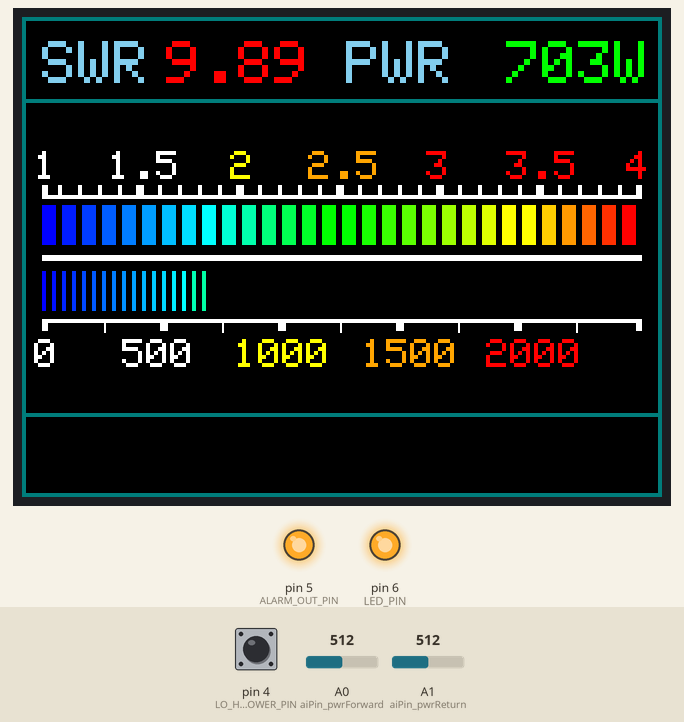
Simulated run of this sketch. Board: Arduino Uno, built with avr-gcc and run on an emulated ATmega328P. Shown: 320×240 colour display, output pins drawn as LEDs (lit = HIGH). The inputs (shaded band) are chosen by the test bench; at power-on: A0 (aiPin_pwrForward) = 512, pin 4 (LO_HIGH_POWER_PIN) HIGH, A1 (aiPin_pwrReturn) = 512.

Above: at 2.0 s.
2.1 s: A0 (aiPin_pwrForward) set to 539
At 2.9 s:
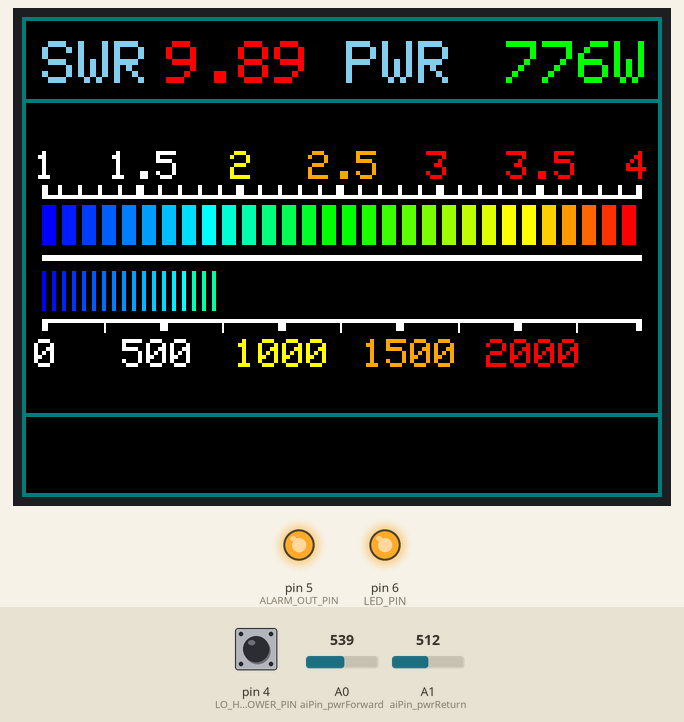
3.6 s: pin 4 (LO_HIGH_POWER_PIN) pulled LOW for 0.15 s
At 3.68 s:
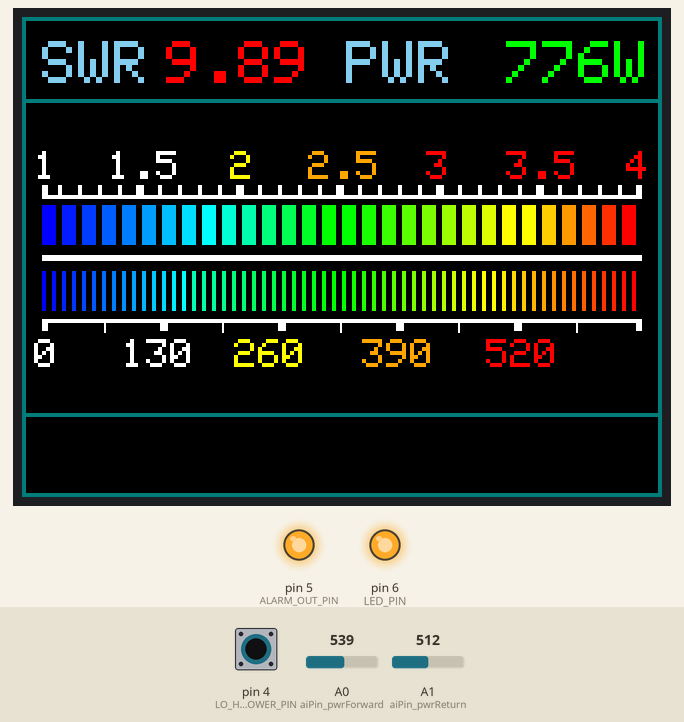
5.2 s: A1 (aiPin_pwrReturn) set to 306
At 6.4 s:
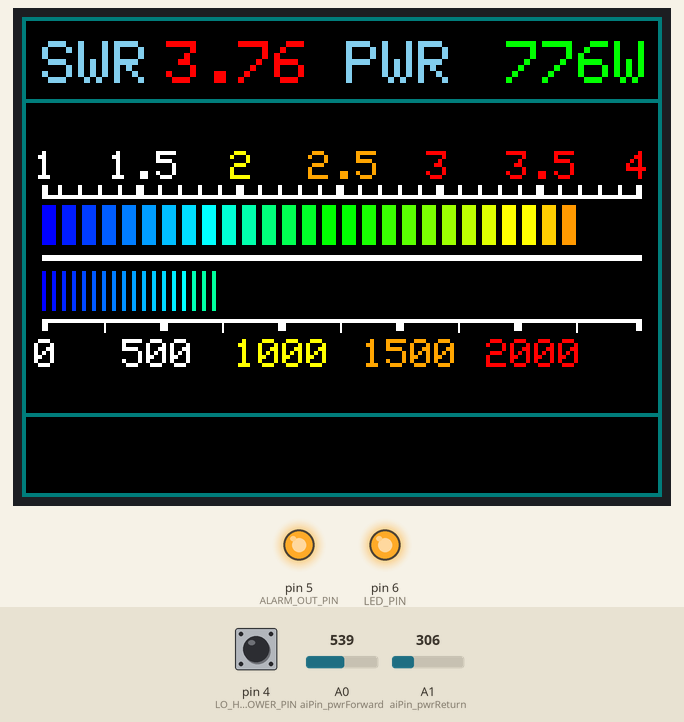
6.7 s: pin 4 (LO_HIGH_POWER_PIN) pulled LOW for 1 s
At 7.5 s:
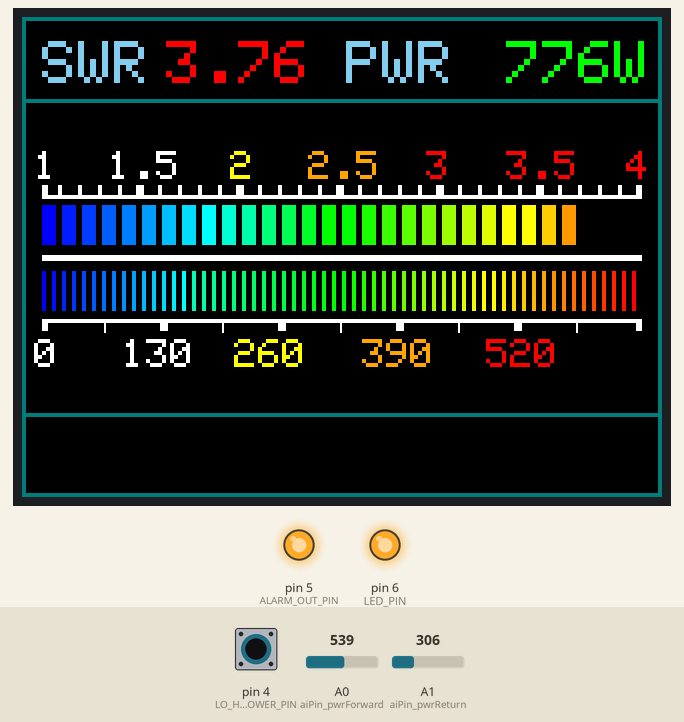
9.2 s: A0 (aiPin_pwrForward) set to 306
At 9.9 s:
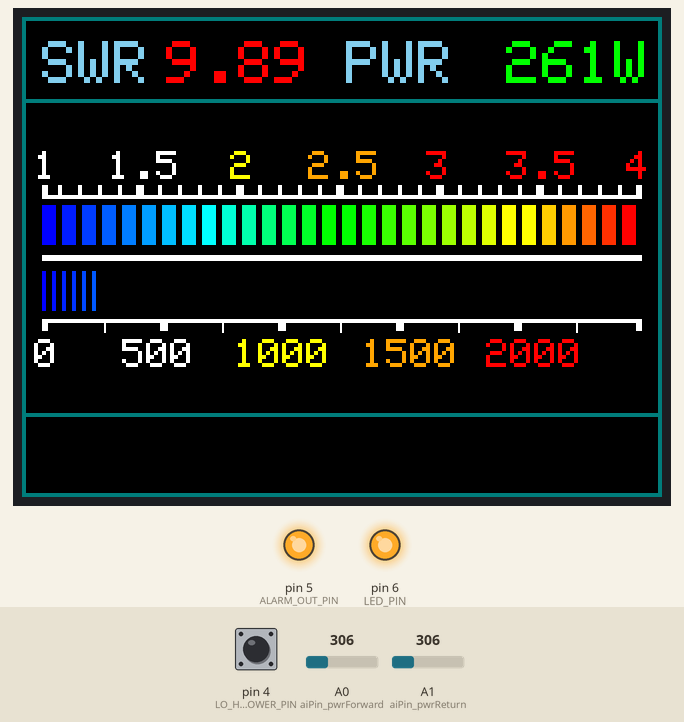
10.7 s: A0 (aiPin_pwrForward) set to 0
At 21.8 s:
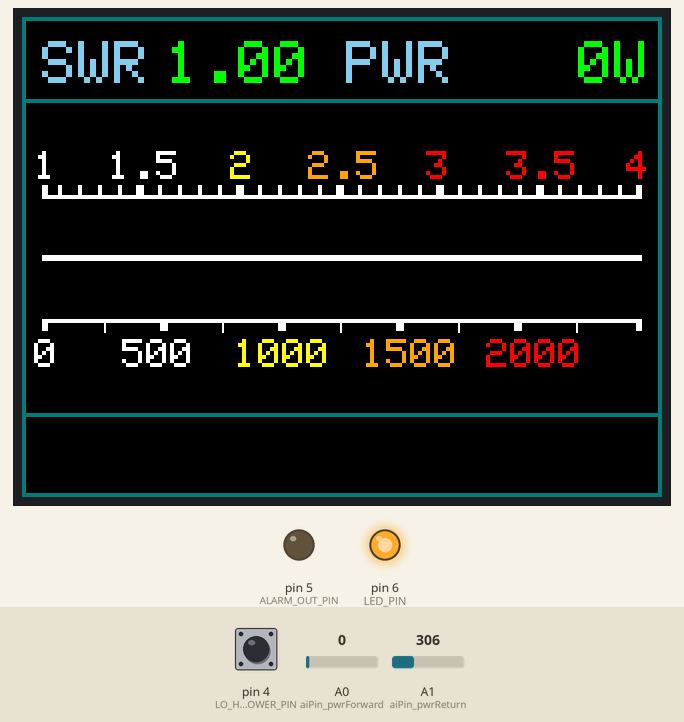
Timing chart, 0 to 22.2 s (numbered marks = the images above; inputs shaded):
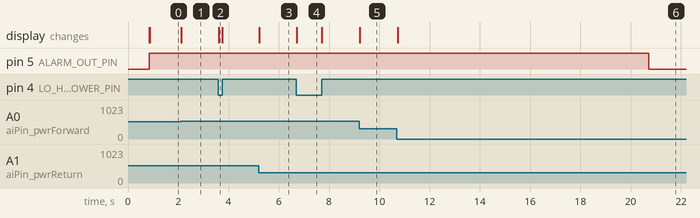

Measured:
- the behaviour switches between 524 and 525 on A0 (aiPin_pwrForward) (found by bisection; images 0 and 1)
- after the input at 2.1 s, the display: changes at once (image 1)
- after the input at 3.6 s, the display: changes at once (image 2)
- after the input at 5.2 s, the display: changes at once (image 3)
- after the input at 6.7 s, the display: changes at once (image 4)
- after the input at 9.2 s, the display: changes at once (image 5)
- after the input at 10.7 s, pin 5 (ALARM_OUT_PIN): HIGH → LOW after 10.0 s; the display: changes at once (image 6)

The sketch:

SWR_meter_ster.ino
```cpp
#include "Arduino.h"
/*
 *
 * Inspiracje:
 * 		sterownik DC5ME
 * 			- obliczenia
 * 		SWR PWR meter wg D0ISM
 * 			- interfejs
 * założenia:
 * 	- dwa zakresy: 2500W i 650W (HYO)
 *
 * wersja 1.0.5
 * 		- uśrednianie odczytu SWR i mocy: stała SWR_SAMPLES_CNT -> ile odczytów jest brane do średniej
 *	wersja 1.0.4
 *		- zmienna korekcja: decyduje, czy uwzględniać wpływ nieliniowości diody przy obliczaniu SWR i mocy
 *	ToDo
 *		- liczenie dokładnie jak w sterowniku
 *		- zamiana mocy z SWR
 *		- linijka mocy wyskakuje
 *		- co z SWRlow, SWR i int PWRround, PWRstep?
 *
 * 	testy:
 * - odczyt 10x dwóch ADC: A0 i A1:
 * 		- CyberLib: 1,34ms
 * 		- standard (analogread): 2,24ms trochę wolniej
 *
 * 	ILI9341 240x320 czcionka rozmiar: (5+1)x(7+1) (rozmiar_x + odstęp)x(rozmiar_y + odstęp); dla rozmiaru = 2 wymiary dwa razy większe
 * 			czcionka 1: 6x8
 * 			czcionka 2: 12x16
 * 			czcionka 3: 18x24
 */
#include "SWR_meter_ster.h"

#include <Adafruit_GFX.h>	// ver. 1.2.2
#include <Adafruit_ILI9341.h>	// ver. 1.0.8
const char tft_cs = 2;// <= /CS pin (chip-select, LOW to get attention of ILI9341, HIGH and it ignores SPI bus) default 10!
const char tft_dc = 3;// <= DC pin (1=data or 0=command indicator line) also called RS
Adafruit_ILI9341 tft = Adafruit_ILI9341(tft_cs, tft_dc);
const byte LO_HIGH_POWER_PIN = 4;		// LOW -> 650W; HIGH -> 2500W

#define aiPin_pwrForward   	0	// 	A0
#define aiPin_pwrReturn    	1	//		A1

// Define the analogValue variables
float pwrForwardValue;
float pwrReturnValue;
float drainVoltageValue;
float aux1VoltageValue;
float pa1AmperValue;
float temperaturValue1;
float temperaturValue2;
float temperaturValue3;
int forwardValue;		// odczyt napięcia padającego z direct couplera
int forwardValueAvg;	// średnia z napięcia padającego z direct couplera
int returnValue;		// odczyt napięcia odbitego z direct couplera
int returnValueAvg;		// średnia napięcia odbitego z direct couplera
int fwd_calc = 0;		// sumaryczny odczyt
int rev_calc = 0;
int p_curr = 0;			// licznik odczytów
float fwd_pwr;
float rev_pwr;
#define SWR_SAMPLES_CNT             2		// ilość pomiarów do uśredniania
#define inputFactorVoltage (5.0/1023.0)
#ifdef SP2HYO
#define pwrForwardFactor (inputFactorVoltage * (360.0/5.0))
#define pwrReturnFactor (inputFactorVoltage * (360.0/5.0))
#endif

float swrValue;
int SWR_old = 10000;
// D0ISM
// skala mocy:
// 5 - 2500W
// 1 - 650W
enum
{
	moc_650W = 1,
	moc_2500W = 5
};
int Scale_hi;
int y5, y8, y9;
int a, a_old, b_old, PWRthreshold; //переменные для градусников прямой волны и КСВ
#define COLOR_SCALE ILI9341_WHITE

// z ATU:
int Power = 0, Power_old = 10000, PWR, SWR;
char work_str[9], work_str_2[9];
byte p_cnt = 0;

float alarmowySWR = 3.0;	// powyżej tej wartości wystąpi alarm od nadmiernego SWR
unsigned int czasResetuAlarmu = 10000;	// po jakim czasie alarm od SWR ma być kasowany [ms]


void setup()
{
#ifdef DEBUG
	Serial.begin(115200);
	Serial.println("setup...");
#endif
#ifdef CZAS_PETLI
	pinMode(CZAS_PETLI_PIN, OUTPUT);
#endif
	pinMode(LED_PIN, OUTPUT);
	pinMode(ALARM_OUT_PIN, OUTPUT);
	digitalWrite(ALARM_OUT_PIN, LOW);
	pinMode(LO_HIGH_POWER_PIN, INPUT_PULLUP);
	tft.begin();
	tft.setRotation(3);
	tft.fillScreen(ILI9341_BLACK);
	tft.setTextColor(ILI9341_GREEN, ILI9341_BLACK);
	tft.setTextSize(2);
	tft.setCursor(20, 90);
	tft.println("SWR & power meter v1.0.5");
	digitalWrite(LED_PIN, HIGH);
	delay(500);
	tft.setTextSize(3);
	tft.fillScreen(ILI9341_BLACK);
	y8 = 119;	// położenie potrójnej linii
	y5 = 89;	// położenie górnej skali
	y9 = 151;	// położenie dolnej skali
	show_template();
	read_inputs();
}

void loop()
{
	static bool jestAlarmSWR;
	static unsigned long czasAlarmuSWR;
	if (digitalRead(LO_HIGH_POWER_PIN) == LOW)
	{
		Scale_hi = moc_650W;
	}
	else
	{
		Scale_hi = moc_2500W;
	}
	skala_mocy(Scale_hi);
	read_inputs();
	PWR = pwrForwardValue;
	swrValue = calc_SWR(forwardValueAvg, returnValueAvg);
	// alarm na wyjściu przy SWR > alarmowySWR
	if (swrValue > alarmowySWR)
	{
		digitalWrite(ALARM_OUT_PIN, HIGH);
		jestAlarmSWR = true;
		czasAlarmuSWR = millis();
	}
	else
	{
		if (jestAlarmSWR)
		{
			if (millis() - czasAlarmuSWR > czasResetuAlarmu)
			{
				jestAlarmSWR = false;
				digitalWrite(ALARM_OUT_PIN, LOW);
			}
		}
	}
	SWR = swrValue * 100;
	pwr();
	swr();

#ifdef DEBUG
	delay(100);
#endif
#ifdef CZAS_PETLI
//#ifndef DEBUG
	//PORTD ^= (1<<PD1);		// nr portu na sztywno -> D1
	PORTB ^= (1<<PB0);		// nr portu na sztywno -> D8; aktualnie 6,09ms
//#endif
#endif
}
void show_template()
{
	//Scale_hi = EEPROM.read(3); //читаем данные с 3 ячейки памяти масштаб большой мощности
	Scale_hi = moc_2500W;
	/*
	EEPROM.get(4, SWRlow); //читаем данные с 4 по 7 ячейки памяти значение сигнализации SWRlow
	EEPROM.get(8, SWRhi); //читаем данные с 8 по 11 ячейки памяти срабатывания сигнализации SWRhi
	PWRround = EEPROM.read(12); //читаем данные с 12 ячейки памяти предела мощности округления
	PWRround = 50;
	PWRstep = EEPROM.read(13); //читаем данные с 13 ячейки памяти шага округления мощности
	PWRstep = 10;
	*/

	for (int i = 0; i < 2; i++)
	{
		// zewnętrzna podwójna ramka
		tft.drawRect(i, i, 320 - i * 2, 240 - i * 2, COLOR_DARKCYAN); //рисуем прямоугольник по внешнему контуру ЖКИ

		// linia górnej skali (SWR)
		tft.drawLine(10, y5 + i, 309, y5 + i, COLOR_SCALE); //рисуем гориз. линию верхней шкалы
		// linia dolnej skali (moc)
		tft.drawLine(10, y9 + i, 309, y9 + i, COLOR_SCALE); //рисуем гориз. линию нижней шкалы

		// górna podwójna linia
		tft.drawLine(0, 41 + i, 319, 41 + i, COLOR_DARKCYAN); //рисуем верхнюю горизонтальную линию
		// dolna podwójna linia
		tft.drawLine(0, 240-41-1+i, 319, 240-41-1+i, COLOR_DARKCYAN); //рисуем нижнюю горизонтальную линию

		// punkty skrajne górnej skali
		tft.fillRect(10 + 297 * i, y5-5, 3, 5, COLOR_SCALE); //рисуем большие риски (крайние) верхней шкалы
		// punkty skrajne dolnej skali
		tft.fillRect(10 + 297 * i, y9+1, 3, 5, COLOR_SCALE);	//рисуем большие риски (крайние) нижней шкалы
	}
	// cienkie kreski górnej skali
	for (int i = 0; i < 29; i++)
	{
		if ((i != 4) && (i != 14))                            //кроме 5-й и 15-й
			tft.fillRect(18 + i*10, y5-5, 2, 5, COLOR_SCALE);//рисуем маленькие риски верхней шкалы
	}
	// potrójna linia pomiędzy skalami
	for (int i = 0; i < 3; i++)
	{
		tft.drawLine(10, y8 + i, 309, y8 + i, COLOR_SCALE); //рисуем горизонтальные линии между шкалами
	}
	// grube kreski górnej skali (SWR)
	for (int i = 0; i < 5; i++)
	{
		tft.fillRect(57 + 50*i, y5-5, 4, 5, COLOR_SCALE); //рисуем большие риски верхней шкалы
	}
	// grube kreski dolnej skali (moc)
	for (int i = 0; i < 4; i++)
	{
		tft.fillRect(69 + 59*i, y9+1, 4, 5, COLOR_SCALE);//рисуем большие риски нижней шкалы
	}
	// cienkie kreski dolnej skali (moc)
	for (int i = 0; i < 5; i++)
	{
		tft.drawLine(41 + 59*i, y9+1, 41 + 59*i, y9+6, COLOR_SCALE);	//рисуем маленькие риски нижней шкалы
	}
	tft.setTextSize(2);
	tft.setTextColor(COLOR_SCALE, COLOR_BLACK);
	tft.setCursor(6, y5 - 22);
	tft.print("1");
	tft.setCursor(43, y5 - 22);
	tft.print("1.5");
	tft.setCursor(104, y5 - 22);
	tft.setTextColor(COLOR_YELLOW, COLOR_BLACK);
	tft.print("2");
	tft.setCursor(143, y5 - 22);
	tft.setTextColor(COLOR_ORANGE, COLOR_BLACK);
	tft.print("2.5");
	tft.setCursor(202, y5 - 22);
	tft.setTextColor(COLOR_RED, COLOR_BLACK);
	tft.print("3");
	tft.setCursor(242, y5 - 22);
	tft.print("3.5");
	tft.setCursor(302, y5 - 22);
	tft.print("4");
	skala_mocy(moc_2500W);
	tft.setTextSize(3);
	tft.setCursor(10, 12);
	tft.setTextColor(COLOR_SKYBLUE);
	tft.print("SWR");
	tft.setCursor(162, 12);
	tft.print("PWR");
}
void read_inputs()
{
	//-----------------------------------------------------------------------------
	// Read FWD and REF i uśrednianie
#ifdef KOREKCJA
	forwardValue = correction(analogRead(aiPin_pwrForward));
	returnValue = correction(analogRead(aiPin_pwrReturn));
#else
	forwardValue = analogRead(aiPin_pwrForward);
	returnValue = analogRead(aiPin_pwrReturn);
#endif
	if (p_curr < SWR_SAMPLES_CNT)
	{
		fwd_calc += forwardValue;
		rev_calc += returnValue;
		p_curr++;
	}
	else
	{
		// Compute average values
		forwardValueAvg = fwd_calc / SWR_SAMPLES_CNT;
		returnValueAvg = rev_calc / SWR_SAMPLES_CNT;
		// Reset accumulators and variables for power measurements
		p_curr = 0;
		fwd_calc = 0;
		rev_calc = 0;
		pwrForwardValue = sq(forwardValueAvg * pwrForwardFactor) / 50;
		pwrReturnValue = sq(returnValueAvg * pwrReturnFactor) / 50;
	}
}
void pwr()
{
	 int R = 0, G = 0, B = 0;
#ifdef DEBUG
		Serial.print("PWR = ");
		Serial.println(PWR);
#endif
	show_pwr(PWR);
	show_swr(SWR);
	switch (Scale_hi) {
		case moc_2500W:
			a = PWR / 41;
			break;
		case moc_650W:
			a = PWR / 11;
			break;
		default:
			break;
	}
	if (a > 60)
		a = 60;
	// linijka mocy
	if (a > a_old)
	{ //если новое значение a больше старого a_old (движение градусника вправо)
		for (int i = a_old; i < a; i++)
		{
			// czerwony:
			if (i < 30)
			{
				R = 0;
			}                      //определение красного цвета в градуснике
			if ((i >= 30) && (i <= 44))
			{
				R = map(i, 30, 44, 0, 255);
			}                      //---------------------------------------
			if (i > 44)
			{
				R = 255;
			}                      //---------------------------------------
			// zielony:
			if (i <= 14)
			{
				G = map(i, 0, 14, 0, 255);
			}                      //определение зеленого цвета в градуснике
			if ((i > 14) && (i <= 44))
			{
				G = 255;
			}                      //---------------------------------------
			if (i > 44)
			{
				G = map(i, 45, 59, 255, 0);
			}                      //---------------------------------------
			// niebieski:
			if (i <= 14)
			{
				B = 255;
			}                        //определение синего цвета в градуснике
			if (i > 29)
			{
				B = 0;
			}                        //-------------------------------------
			if ((i > 14) && (i <= 29))
			{
				B = map(i, 29, 9, 0, 255);
			}                        //-------------------------------------
			tft.fillRect(10 + i * 5, 127, 2, 20, tft.color565(R, G, B));
		}            //рисуем градиентный градусник пропорционально мощности
		a_old = a;
	}                                  //выравниваем старое и новое значение
	else if (a < a_old)
	{                                                                //иначе
		tft.fillRect(10 + a * 5, 127, 2 + (a_old - a) * 5, 20, COLOR_BLACK); //стираем градусник при движении влево
		a_old = a;
	}
}
void show_swr(int swr)
{
	if (swr != SWR_old)
	{
		SWR_old = swr;
		tft.setTextSize(3);
		tft.setCursor(72, 12);
		unsigned int kolor;
		if (SWR < 200)
			kolor = ILI9341_GREEN;
		if (SWR >= 200 and SWR < 300)
			kolor = ILI9341_ORANGE;
		if (SWR >= 300)
			kolor = ILI9341_RED;
		tft.setTextColor(kolor, ILI9341_BLACK);
		if (swr == 1)
		{ // Low power

			tft.print("0.00");
			SWR_old = 0;
		}
		else
		{
			SWR_old = swr;
			itoa(swr, work_str, 10);
#ifdef DEBUG
			//if (swr > 100)
			if (true)
			{
				Serial.print("swr: ");
				Serial.println(swr);
				Serial.print("swr_str: _");
				Serial.print(work_str);
				Serial.println('_');
			}
#endif
			work_str_2[0] = work_str[0];
			work_str_2[1] = '.';
			work_str_2[2] = work_str[1];
			work_str_2[3] = work_str[2];
			tft.print(work_str_2);
		}
	}
	return;
}
/*
 * wyświetlenie mocy
 */
void show_pwr(int Power)
{
	if (Power != Power_old)
	{
		Power_old = Power;
		//
		if (Power >= 1000)
		{
			sprintf(work_str, "%4uW", Power);
		}
		else
		{
			if (Power >= 100)
			{
				sprintf(work_str, " %3uW", Power);
			}
			else if (Power >= 10)
			{
				sprintf(work_str, "  %2uW", Power);
			}
			else
			{
				sprintf(work_str, "   %1uW", Power);
			}
		}
		tft.setTextSize(3);
		tft.setCursor(224, 12);
		tft.setTextColor(COLOR_GREEN, ILI9341_BLACK);
		tft.print(work_str);
	}
}
float calc_SWR(int forward, int ref)
{
#define MAX_SWR	9.9
	float swr;
	if (forward > 0)
	{
		if (forward <= ref)
		{
			swr = MAX_SWR;
		}
		else
		{
			swr = (float)(forward + ref)/(forward - ref);
			if (swr > MAX_SWR)
			{
				swr = MAX_SWR;
			}
		}
	}
	else
	{
		swr = 1;
	}
	return swr;
}
void skala_mocy(int skala)
{
	switch (skala)
	{
		case moc_2500W:
			tft.setTextSize(2);
			tft.setTextColor(COLOR_SCALE, COLOR_BLACK);
			tft.setCursor(6, y9+10);
			tft.print("0");
			tft.setTextColor(COLOR_SCALE, COLOR_BLACK);
			tft.setCursor(50, y9+10);
			tft.print("500");
			tft.setTextColor(COLOR_YELLOW, COLOR_BLACK);
			tft.setCursor(106, y9+10);
			tft.print("1000");
			tft.setTextColor(COLOR_ORANGE, COLOR_BLACK);
			tft.setCursor(170, y9+10);
			tft.print("1500");
			tft.setTextColor(COLOR_RED, COLOR_BLACK);
			tft.setCursor(232, y9+10);
			tft.print("2000");
			break;
		case moc_650W:
			tft.setTextSize(2);
			tft.setTextColor(COLOR_SCALE, COLOR_BLACK);
			tft.setCursor(6, y9+10);
			tft.print("0");
			tft.setTextColor(COLOR_SCALE, COLOR_BLACK);
			tft.setCursor(50, y9+10);
			tft.print("130");
			tft.setTextColor(COLOR_YELLOW, COLOR_BLACK);
			tft.setCursor(106, y9+10);
			tft.print("260 ");
			tft.setTextColor(COLOR_ORANGE, COLOR_BLACK);
			tft.setCursor(170, y9+10);
			tft.print("390 ");
			tft.setTextColor(COLOR_RED, COLOR_BLACK);
			tft.setCursor(232, y9+10);
			tft.print("520 ");
			break;
		default:
			break;
	}
}
void swr()
{
	int R = 0, G = 0, B = 0;
	int b;
	if (SWR == 1)
	{
		b = 0;
	}
	else
	{
		b = map(SWR, 100, 400, 0, 30); //расчет переменной b (кубиков в градуснике)
	}
	if (b >= 30)
	{
		b = 30;
	}                                        //ограничиваем градусник до КСВ=4.0
	if (b > b_old)
	{       //если новое значение больше старого(движение градусника вправо)
		for (int i = b_old; i < b; i++)
		{
			if (i < 15)
			{
				R = 0;
			}                      //определение красного цвета в градуснике
			// czerwony
			if ((i >= 15) && (i <= 23))
			{
				R = map(i, 15, 23, 0, 255);
			}                      //---------------------------------------
			if (i > 23)
			{
				R = 255;
			}                      //---------------------------------------
			// zielony
			if (i <= 8)
			{
				G = map(i, 0, 8, 0, 255);
			}                      //определение зеленого цвета в градуснике
			if ((i > 8) && (i <= 23))
			{
				G = 255;
			}                      //---------------------------------------
			if (i > 23)
			{
				G = map(i, 24, 29, 255, 0);
			}                      //---------------------------------------
			// niebieski
			if (i <= 8)
			{
				B = 255;
			}                        //определение синего цвета в градуснике
			if (i > 14)
			{
				B = 0;
			}                        //-------------------------------------
			if ((i > 8) && (i <= 14))
			{
				B = map(i, 14, 8, 0, 255);
			}                        //-------------------------------------
			tft.fillRect(10 + i * 10, 94, 7, 20, tft.color565(R, G, B));
		}                //рисуем градиентный градусник пропорционально КСВ
		b_old = b;
	}                                  //выравниваем старое и новое значение
	else if (b < b_old)
	{                                                                //иначе
		tft.fillRect(10 + b * 10, 94, 7 + (b_old - b) * 10, 20, COLOR_BLACK); //стираем градусник при движении влево
		b_old = b;
	}
}
int correction(int input)
{
	if (input <= 5)
	{
		return 0;
	}
	if (input <= 12)
	{
		input += 14;	// 244
	}
	else if (input <= 22)
	{
		input += 15;	// 254
	}
	else if (input <= 40)
	{
		input += 15;	// 280
	}
	else if (input <= 56)
	{
		input += 16;	// 297
	}
	else if (input <= 75)
	{
		input += 17;	// 310
	}
	else if (input <= 149)
	{
		input += 18;	// 430
	}
	else if (input <= 227)
	{
		input += 18;	// 484
	}
	else if (input <= 316)
	{
		input += 19;	// 530
	}
	else if (input <= 400)
	{
		input += 20;	// 648
	}
	else if (input <= 488)
	{
		input += 20;	// 743
	}
	else if (input <= 580)
	{
		input += 21;	// 800
	}
	else if (input <= 717)
	{
		input += 22;	// 840
	}
	else
	{
		input += 23;	// 860
	}
	return input;
}
```

Source omitted: SWR_meter_ster.h (3149 bytes)
